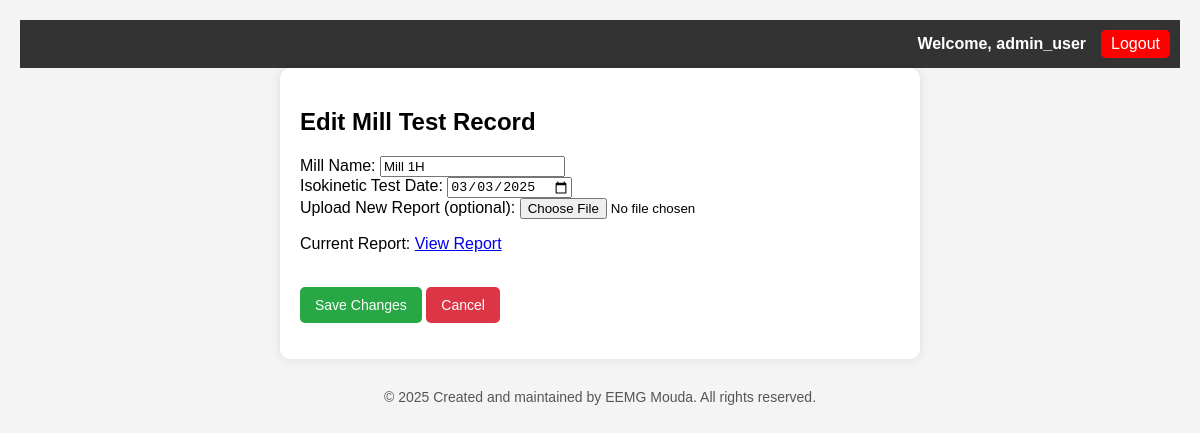
Page /edit_record.php?id=12 (signed in) on the committed database.
### tables this page shows
CREATE TABLE `users` (
  `id` int NOT NULL,
  `username` varchar(100) NOT NULL,
  `password` varchar(255) NOT NULL,
  `is_admin` tinyint(1) NOT NULL DEFAULT '0',
  `role` enum('viewer','editor','admin') NOT NULL DEFAULT 'viewer'
);

CREATE TABLE `mill_tests` (
  `id` int NOT NULL,
  `mill` varchar(255) NOT NULL,
  `test_date` date NOT NULL,
  `report_path` varchar(255) DEFAULT NULL
);

### edit_record.php (the view, shortened to what this page needs)
<?php include 'header.php'; ?>
<?php
require 'config.php';
$id = $_GET['id'];
$stmt = $pdo->prepare("SELECT * FROM mill_tests WHERE id = ?");
$stmt->execute([$id]);
$record = $stmt->fetch();
?>
<!DOCTYPE html>
<html>
<head>
</head>
<body>
    <div class="container">
        <h2>Edit Mill Test Record</h2>
        <form method="post" enctype="multipart/form-data">
            <label>Mill Name:</label>
            <input type="text" name="mill" value="<?= htmlspecialchars($record['mill']) ?>" required>
            <br>
            <label>Isokinetic Test Date:</label>
            <input type="date" name="test_date" value="<?= $record['test_date'] ?>" required>
            <br>
            <label>Upload New Report (optional):</label>
            <input type="file" name="report" accept="application/pdf">
            <br>
            <?php if ($record['report_path']): ?>
                <p>Current Report: <a href="<?= $record['report_path'] ?>" target="_blank">View Report</a></p>
            <?php endif; ?>
            <br>
            <button type="submit" class="btn btn-save">Save Changes</button>
            <a href="dashboard.php" class="btn btn-cancel">Cancel</a>
        </form>
    </div>
    <?php include 'footer.php'; ?>
</body>
</html>

### header.php (shortened to what this page needs)
<?php
require 'config.php';
if (isset($_SESSION['user_id'])) {
    $stmt = $pdo->prepare("SELECT username FROM users WHERE id = ?");
    $stmt->execute([$_SESSION['user_id']]);
    $user = $stmt->fetch();
    $username = $user['username'] ?? 'User';
}
?>
<div class="topbar">
    <?php if (isset($_SESSION['user_id'])): ?>
        <span class="username">Welcome, <?= htmlspecialchars($username) ?></span>
        <a href="logout.php" class="btn-logout">Logout</a>
    <?php endif; ?>
</div>

### header.php (style rules this page uses)
.topbar { background: #333; color: white; padding: 10px; display: flex; justify-content: flex-end; align-items: center; }
.username { margin-right: 15px; font-weight: bold; }
.btn-logout { background: red; color: white; padding: 5px 10px; text-decoration: none; border-radius: 5px; }

### edit_record.php (style rules this page uses)
body { font-family: Arial, sans-serif; background-color: #f4f4f4; margin: 0; padding: 20px; }
.container { max-width: 600px; margin: auto; background: white; padding: 20px; border-radius: 10px; box-shadow: 0 0 10px rgba(0, 0, 0, 0.1); }
.btn { padding: 10px 15px; border: none; border-radius: 5px; cursor: pointer; text-decoration: none; font-size: 14px; }
.btn-save { background-color: #28a745; color: white; }
.btn-cancel { background-color: #dc3545; color: white; }

### rows in the picture
users: username "admin_user"
mill_tests: mill "Mill 1H", test_date "03/03/2025"
